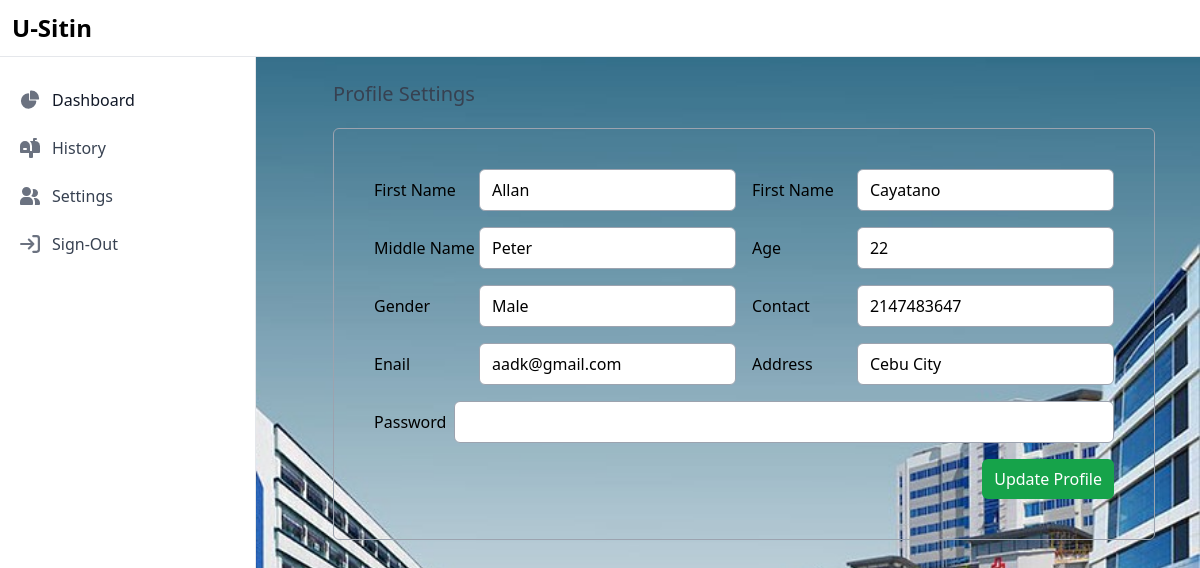
Screenshot of /settings.php (signed in) with the database file from the repository.
### tables this page shows
CREATE TABLE `students` (
  `id` int(10) NOT NULL,
  `idno` int(10) NOT NULL,
  `firstname` varchar(80) NOT NULL,
  `midname` varchar(80) NOT NULL,
  `lastname` varchar(80) NOT NULL,
  `age` int(50) NOT NULL,
  `gender` varchar(10) NOT NULL,
  `contactno` int(50) NOT NULL,
  `email` varchar(80) NOT NULL,
  `address` varchar(80) NOT NULL,
  `password` varchar(50) NOT NULL,
  `sessions` int(11) NOT NULL DEFAULT 30
);

### settings.php (the view, shortened to what this page needs)
<?php
$id = $_SESSION['id'];
$servername = "localhost";
$username = "root";
$password = "";
$database = "sitin";
$connection = new mysqli($servername, $username, $password, $database);
$student = "";
$query = "SELECT * FROM students WHERE id = '$id' LIMIT 1";
$result = mysqli_query($connection, $query);
if($result && mysqli_num_rows($result) > 0)
{
        $student = mysqli_fetch_assoc($result);
}
?>
<!DOCTYPE html>
<html lang="en">
<head>
    <script src="https://cdn.tailwindcss.com"></script>
</head>
<body style="background-image: url('./background.jpg'); background-repeat: no-repeat; background-size: cover;">
<nav class="fixed top-0 z-50 w-full bg-white border-b border-gray-200 dark:bg-gray-800 dark:border-gray-700">
  <div class="px-3 py-3 lg:px-5 lg:pl-3">
    <div class="flex items-center justify-between">
      <div class="flex items-center justify-start rtl:justify-end">
          <span class="self-center text-xl font-semibold sm:text-2xl whitespace-nowrap dark:text-white">U-Sitin</span>
      </div>
    </div>
  </div>
</nav>
<aside id="logo-sidebar" class="fixed top-0 left-0 z-40 w-64 h-screen pt-20 transition-transform -translate-x-full bg-white border-r border-gray-200 sm:translate-x-0 dark:bg-gray-200 dark:border-gray-100" aria-label="Sidebar">
   <div class="h-full px-3 pb-4 overflow-y-auto bg-white dark:bg-gray-200">
      <ul class="space-y-2 font-medium">
         <li>
            <a href="./home.php" class="flex items-center p-2 text-gray-900 rounded-lg  hover:bg-gray-100 dark:hover:bg-gray-700 group">
               <span class="ms-3 hover:text-white ">Dashboard</span>
            </a>
         </li>
         <li>
            <a href="./history.php" class="flex items-center text-[#2672E3] p-2 text-gray-900 rounded-lg dark:text-white hover:bg-gray-100 dark:hover:bg-gray-700 group">
               <span class="flex-1 ms-3 hover:text-white text-gray-700 whitespace-nowrap">History</span>
            </a>
         </li>
         <li>
            <a href="./settings.php" class="flex items-center p-2 text-gray-900 rounded-lg dark:text-white hover:bg-gray-100 dark:hover:bg-gray-700 group">
               <span class="flex-1 ms-3 hover:text-white text-gray-700 whitespace-nowrap">Settings</span>
            </a>
         </li>
         <li>
            <a href="./logout.php" class="flex items-center p-2 text-gray-900 rounded-lg dark:text-white hover:bg-gray-100 dark:hover:bg-gray-700 group">
               <span class="flex-1 ms-3 hover:text-white text-gray-700 whitespace-nowrap">Sign-Out</span>
            </a>
         </li>
      </ul>
   </div>
</aside>
<main class="flex justify-center ml-72 text-black mt-20 ">
    <div class="flex flex-col">
      <span class="text-xl text-gray-700 text-left">Profile Settings</span>
      <div class="flex justify-start mt-5">
        <form action="" method="post" class="border border-gray-400 rounded-md p-10 grid grid-cols-2 gap-4">
        <div class="flex justify-between items-center">
            <label>First Name</label>
            <input  name="firstname"class="border border-gray-400 px-3 p-2 rounded-md " type="text" value="<?php echo $student['firstname'];?>" />
        </div>
        <div class="flex justify-between items-center">
            <label>First Name</label>
            <input  name="lastname"class="border border-gray-400 px-3 p-2 rounded-md " type="text" value="<?php echo $student['lastname'];?>" />
        </div class="flex justify-between items-center">
         <div>
            <label>Middle Name</label>
            <input  name="midname"class="border border-gray-400 px-3 p-2 rounded-md " type="text" value="<?php echo $student['midname'];?>" />
        </div>
         <div class="flex justify-between items-center">
            <label>Age</label>
            <input  name="age"class="border border-gray-400 px-3 p-2 rounded-md " type="text" value="<?php echo $student['age'];?>" />
        </div>
         <div class="flex justify-between items-center">
            <label>Gender</label>
            <input  name="gender"class="border border-gray-400 px-3 p-2 rounded-md " type="text" value="<?php echo $student['gender'];?>" />
        </div>
         <div class="flex justify-between items-center">
            <label>Contact</label>
            <input  name="contactno"class="border border-gray-400 px-3 p-2 rounded-md " type="text" value="<?php echo $student['contactno'];?>" />
        </div>
         <div class="flex justify-between items-center">
            <label>Enail</label>
            <input  name="email" class="border border-gray-400 px-3 p-2 rounded-md " type="text" value="<?php echo $student['email'];?>" />
        </div>
         <div class="flex justify-between items-center">
            <label>Address</label>
            <input name="address" class="border border-gray-400 px-3 p-2 rounded-md " type="text" value="<?php echo $student['address'];?>" />
        </div>
        <div class="flex gap-2 items-center col-span-2">
            <label>Password</label>
            <input class="w-full border border-gray-400 px-3 p-2 rounded-md " type="password" name="password" />
        </div>
        <div></div>
        <div class="flex justify-end">
            <button class="bg-green-600 text-white px-3 p-2 rounded-md">Update Profile</button>
        </div>
      </form>
      </div>
    </div>
</main>
</body>
</html>

### rows the page displays
students: firstname "Allan", lastname "Cayatano", midname "Peter", age "22", gender "Male", contactno "2147483647", email "aadk@gmail.com", address "Cebu City"
